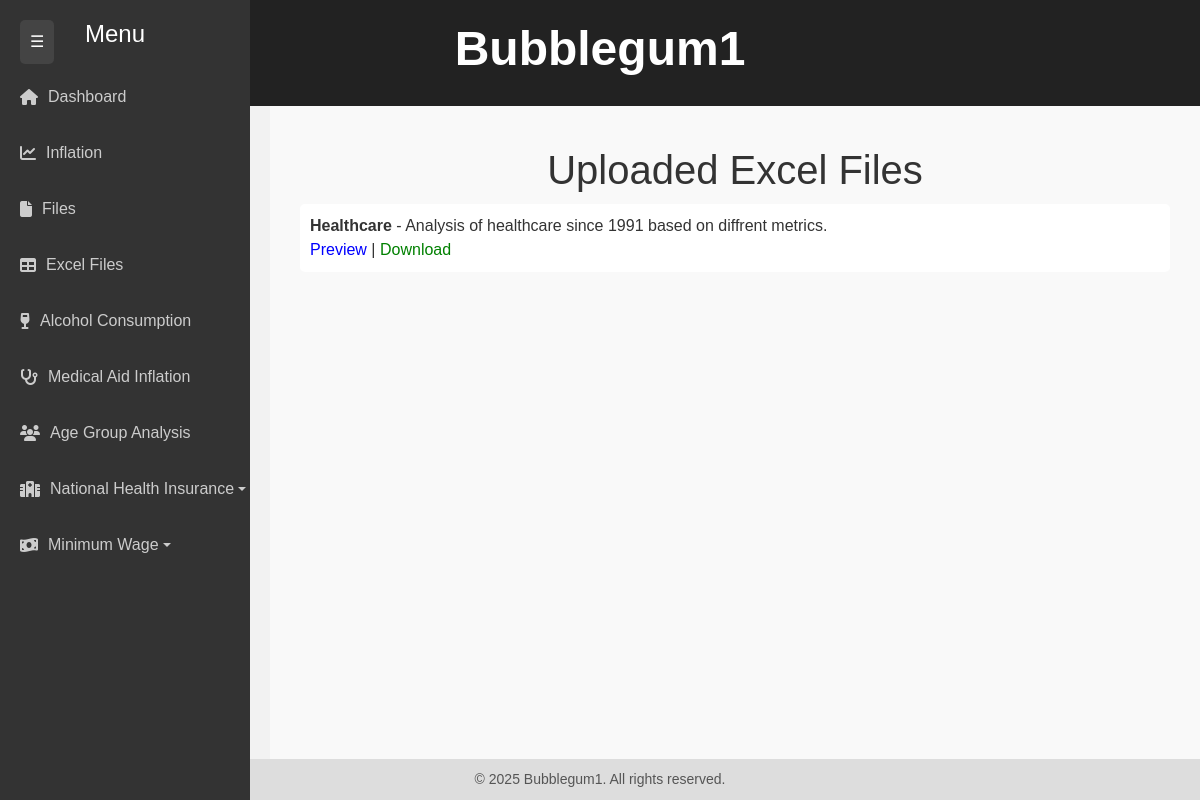
The page /excel-files/ on the database its author committed.
### file_manager/models.py (models this page shows, shortened)
class ExcelFile(models.Model):
    name = models.CharField(max_length=255, unique=True)
    file = models.FileField(upload_to='excel_uploads/', help_text="Upload an Excel file (.xls, .xlsx)")
    description = models.TextField(blank=True, null=True)
    uploaded_at = models.DateTimeField(auto_now_add=True)

### file_manager/views.py (the view)
# urls.py: path('excel-files/', excel_files_list, name='excel_files_list'),
def excel_files_list(request):
    excel_files = ExcelFile.objects.all()
    return render(request, 'excel_files.html', {'excel_files': excel_files})

### file_manager/templates/excel_files.html (shortened to what this page needs)
{% extends 'base.html' %}
{% block content %}
<!DOCTYPE html>
<html>
<head>
</head>
<body style="background-color: #f2f2f2; color: #333; font-family: Arial, sans-serif;">
    <h1 style="text-align: center;">Uploaded Excel Files</h1>
    <ul style="list-style: none; padding: 0;">
        {% for file in excel_files %}
            <li style="background: white; padding: 10px; margin: 10px; border-radius: 5px;">
                <strong>{{ file.name }}</strong> - {{ file.description }}
                <br>
                <a href="{{ file.file.url }}" target="_blank" style="color: blue; text-decoration: none;">Preview</a> |
                <a href="{{ file.file.url }}" download style="color: green; text-decoration: none;">Download</a>
            </li>
        {% endfor %}
    </ul>
</body>
</html>
{% endblock %}

### file_manager/templates/base.html (style rules this page uses)
html, body { height: 100%; margin: 0; display: flex; flex-direction: column; }
body { background-color: #e6e6e6; font-family: 'Arial', sans-serif; color: #333; }

### rows shown on the page
ExcelFile: name "Healthcare", description "Analysis of healthcare since 1991 based on diffrent metrics."
